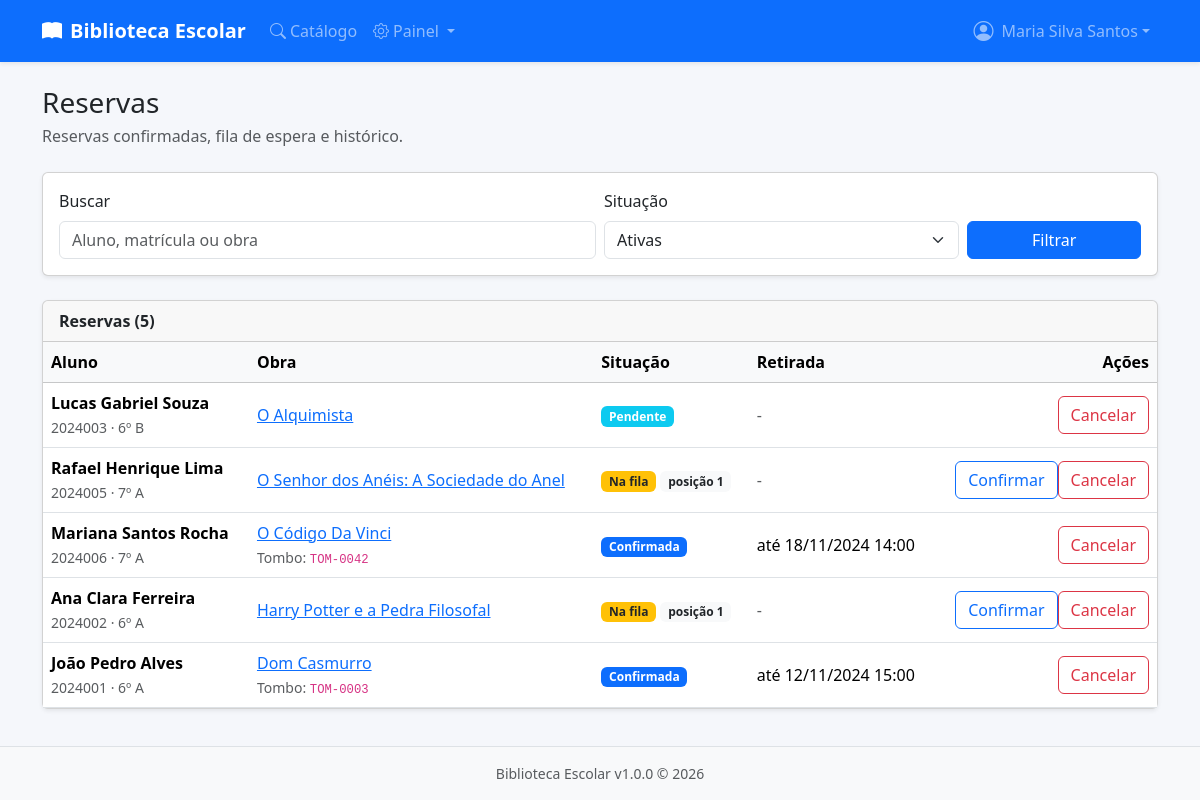
The app's page /public/reservas.php (signed in) with its own data.
### tables this page shows
CREATE TABLE IF NOT EXISTS `reservas` (
    `id` INT UNSIGNED NOT NULL AUTO_INCREMENT,
    `usuario_id` INT UNSIGNED NOT NULL,
    `obra_id` INT UNSIGNED NOT NULL,
    `exemplar_id` INT UNSIGNED DEFAULT NULL,
    `status` ENUM('pendente','confirmada','na_fila','expirada','cancelada','atendida') NOT NULL DEFAULT 'pendente',
    `posicao_fila` INT UNSIGNED DEFAULT NULL,
    `data_reserva` TIMESTAMP NOT NULL DEFAULT CURRENT_TIMESTAMP,
    `data_confirmacao` TIMESTAMP NULL DEFAULT NULL,
    `data_expiracao` TIMESTAMP NULL DEFAULT NULL,
    `data_atendimento` TIMESTAMP NULL DEFAULT NULL,
    `observacoes` TEXT DEFAULT NULL,
    PRIMARY KEY (`id`),
    KEY `idx_usuario_status` (`usuario_id`, `status`),
    KEY `idx_obra_status` (`obra_id`, `status`),
    KEY `idx_exemplar` (`exemplar_id`),
    CONSTRAINT `fk_reserva_usuario` FOREIGN KEY (`usuario_id`) REFERENCES `usuarios` (`id`) ON DELETE CASCADE,
    CONSTRAINT `fk_reserva_obra` FOREIGN KEY (`obra_id`) REFERENCES `obras` (`id`) ON DELETE CASCADE,
    CONSTRAINT `fk_reserva_exemplar` FOREIGN KEY (`exemplar_id`) REFERENCES `exemplares` (`id`) ON DELETE SET NULL
);

CREATE TABLE IF NOT EXISTS `usuarios` (
    `id` INT UNSIGNED NOT NULL AUTO_INCREMENT,
    `matricula` VARCHAR(20) NOT NULL,
    `nome` VARCHAR(120) NOT NULL,
    `email` VARCHAR(150) DEFAULT NULL,
    `turma` VARCHAR(20) DEFAULT NULL,
    `senha_hash` VARCHAR(255) NOT NULL,
    `tipo` ENUM('aluno','bibliotecario') NOT NULL DEFAULT 'aluno',
    `ativo` TINYINT(1) NOT NULL DEFAULT 1,
    `suspenso_ate` DATE DEFAULT NULL,
    `criado_em` TIMESTAMP NOT NULL DEFAULT CURRENT_TIMESTAMP,
    `atualizado_em` TIMESTAMP NOT NULL DEFAULT CURRENT_TIMESTAMP ON UPDATE CURRENT_TIMESTAMP,
    PRIMARY KEY (`id`),
    UNIQUE KEY `uk_matricula` (`matricula`),
    UNIQUE KEY `uk_email` (`email`),
    KEY `idx_tipo_ativo` (`tipo`, `ativo`)
);

CREATE TABLE IF NOT EXISTS `obras` (
    `id` INT UNSIGNED NOT NULL AUTO_INCREMENT,
    `titulo` VARCHAR(200) NOT NULL,
    `autor` VARCHAR(150) NOT NULL,
    `isbn` VARCHAR(20) DEFAULT NULL,
    `editora` VARCHAR(100) DEFAULT NULL,
    `ano` YEAR DEFAULT NULL,
    `categoria` VARCHAR(80) DEFAULT NULL,
    `sinopse` TEXT DEFAULT NULL,
    `capa` VARCHAR(255) DEFAULT NULL,
    `criado_em` TIMESTAMP NOT NULL DEFAULT CURRENT_TIMESTAMP,
    `atualizado_em` TIMESTAMP NOT NULL DEFAULT CURRENT_TIMESTAMP ON UPDATE CURRENT_TIMESTAMP,
    PRIMARY KEY (`id`),
    KEY `idx_titulo` (`titulo`),
    KEY `idx_autor` (`autor`),
    KEY `idx_categoria` (`categoria`),
    KEY `idx_isbn` (`isbn`)
);

CREATE TABLE IF NOT EXISTS `exemplares` (
    `id` INT UNSIGNED NOT NULL AUTO_INCREMENT,
    `obra_id` INT UNSIGNED NOT NULL,
    `tombo` VARCHAR(30) NOT NULL,
    `status` ENUM('disponivel','emprestado','reservado','manutencao') NOT NULL DEFAULT 'disponivel',
    `localizacao` VARCHAR(80) DEFAULT NULL,
    `observacoes` TEXT DEFAULT NULL,
    `criado_em` TIMESTAMP NOT NULL DEFAULT CURRENT_TIMESTAMP,
    `atualizado_em` TIMESTAMP NOT NULL DEFAULT CURRENT_TIMESTAMP ON UPDATE CURRENT_TIMESTAMP,
    PRIMARY KEY (`id`),
    UNIQUE KEY `uk_tombo` (`tombo`),
    KEY `idx_obra_status` (`obra_id`, `status`),
    CONSTRAINT `fk_exemplar_obra` FOREIGN KEY (`obra_id`) REFERENCES `obras` (`id`) ON DELETE CASCADE
);

### app/helpers/view.php (called while the page is built, shortened)
<?php
function view(string $arquivo, array $dados = []): void {
    extract($dados);
    require VIEWS_PATH . "/{$arquivo}.php";
    require VIEWS_PATH . '/layout.php';
}

### public/reservas.php (called while the page is built, shortened)
<?php
$db = db();
$status = $_GET['status'] ?? 'ativas';
$busca = trim($_GET['q'] ?? '');
$where = [];
$params = [];
if ($status === 'ativas') {
    $where[] = "r.status IN ('pendente','confirmada','na_fila')";
} elseif ($status !== 'todas' && $status !== '') {
    $where[] = 'r.status = ?';
    $params[] = $status;
}
$sql = "
    SELECT r.*, u.nome AS aluno, u.matricula, u.turma, o.titulo AS obra_titulo,
           x.tombo
    FROM reservas r
    JOIN usuarios u ON u.id = r.usuario_id
    JOIN obras o ON o.id = r.obra_id
    LEFT JOIN exemplares x ON x.id = r.exemplar_id
";
if ($where) {
    $sql .= ' WHERE ' . implode(' AND ', $where);
}
$sql .= ' ORDER BY r.data_reserva DESC, r.id DESC LIMIT 200';
$stmt = $db->prepare($sql);
$stmt->execute($params);
$reservas = $stmt->fetchAll();
$contagens = [];
foreach ($db->query("SELECT status, COUNT(*) AS total FROM reservas GROUP BY status") as $linha) {
    $contagens[$linha['status']] = (int)$linha['total'];
}
view('reservas', [
    'titulo' => 'Reservas',
    'reservas' => $reservas,
    'contagens' => $contagens,
    'status' => $status,
    'busca' => $busca,
]);

### views/reservas.php (the view, shortened to what this page needs)
<div class="d-flex flex-wrap justify-content-between align-items-center mb-4">
  <div>
    <h1 class="h3 mb-1">Reservas</h1>
    <p class="text-muted mb-0">Reservas confirmadas, fila de espera e histórico.</p>
  </div>
</div>
<div class="card shadow-sm mb-4">
  <div class="card-body">
    <form method="get" class="row g-2 align-items-end">
      <div class="col-md-6">
        <label class="form-label">Buscar</label>
        <input type="search" name="q" class="form-control" value="<?= e($busca) ?>" placeholder="Aluno, matrícula ou obra">
      </div>
      <div class="col-md-4">
        <label class="form-label">Situação</label>
        <select name="status" class="form-select" data-auto-submit>
          <?php foreach (['ativas' => 'Ativas', 'confirmada' => 'Confirmadas', 'na_fila' => 'Fila de espera', 'pendente' => 'Pendentes', 'expirada' => 'Expiradas', 'cancelada' => 'Canceladas', 'atendida' => 'Atendidas', 'todas' => 'Todas'] as $valor => $rotulo): ?>
            <option value="<?= $valor ?>" <?= $status === $valor ? 'selected' : '' ?>>
              <?= $rotulo ?><?= isset($contagens[$valor]) ? ' (' . (int)$contagens[$valor] . ')' : '' ?>
            </option>
          <?php endforeach; ?>
        </select>
      </div>
      <div class="col-md-2 d-grid">
        <button class="btn btn-primary">Filtrar</button>
      </div>
    </form>
  </div>
</div>
<div class="card shadow-sm">
  <div class="card-header fw-semibold">Reservas (<?= count($reservas) ?>)</div>
  <div class="card-body p-0">
    <div class="table-responsive">
      <table class="table table-hover mb-0">
        <thead class="table-light">
          <tr>
            <th>Aluno</th>
            <th>Obra</th>
            <th>Situação</th>
            <th>Retirada</th>
            <th class="text-end">Ações</th>
          </tr>
        </thead>
        <tbody>
        <?php foreach ($reservas as $reserva): ?>
          <tr>
            <td>
              <strong><?= e($reserva['aluno']) ?></strong><br>
              <small class="text-muted"><?= e($reserva['matricula']) ?><?= $reserva['turma'] ? ' · ' . e($reserva['turma']) : '' ?></small>
            </td>
            <td>
              <a href="<?= url('livro.php') ?>?id=<?= (int)$reserva['obra_id'] ?>"><?= e($reserva['obra_titulo']) ?></a>
              <?php if ($reserva['tombo']): ?>
                <br><small class="text-muted">Tombo: <code><?= e($reserva['tombo']) ?></code></small>
              <?php endif; ?>
            </td>
            <td>
              <?= status_badge($reserva['status']) ?>
              <?php if ($reserva['status'] === 'na_fila' && $reserva['posicao_fila']): ?>
                <span class="badge bg-light text-dark">posição <?= (int)$reserva['posicao_fila'] ?></span>
              <?php endif; ?>
            </td>
            <td>
              <?php if ($reserva['data_expiracao']): ?>
                até <?= e(format_datetime($reserva['data_expiracao'])) ?>
              <?php else: ?>
                <span class="text-muted">-</span>
              <?php endif; ?>
            </td>
            <td class="text-end">
              <div class="btn-group btn-group-sm">
                <?php if ($reserva['status'] === 'na_fila'): ?>
                  <form method="post">
                    <button class="btn btn-outline-primary">Confirmar</button>
                  </form>
                <?php endif; ?>
                <?php if (in_array($reserva['status'], ['pendente', 'confirmada', 'na_fila'], true)): ?>
                  <form method="post">
                    <button class="btn btn-outline-danger">Cancelar</button>
                  </form>
                <?php endif; ?>
              </div>
            </td>
          </tr>
        <?php endforeach; ?>
        </tbody>
      </table>
    </div>
  </div>
</div>

### app/helpers/functions.php (shortened to what this page needs)
<?php
function e(string $value): string {
    return htmlspecialchars($value, ENT_QUOTES, 'UTF-8');
}
function url(string $caminho = ''): string {
    $base = rtrim(APP_URL, '/');
    return $base . '/' . ltrim($caminho, '/');
}
function format_datetime(?string $datetime, string $format = 'd/m/Y H:i'): string {
    try {
        return (new DateTime($datetime))->format($format);
    } catch (Exception) {
        return '-';
    }
}
function status_badge(string $status): string {
    $classes = [
        'disponivel' => 'bg-success',
        'emprestado' => 'bg-danger',
        'reservado' => 'bg-warning text-dark',
        'manutencao' => 'bg-secondary',
        'pendente' => 'bg-info',
        'confirmada' => 'bg-primary',
        'na_fila' => 'bg-warning text-dark',
        'expirada' => 'bg-secondary',
        'cancelada' => 'bg-dark',
        'atendida' => 'bg-success',
    ];
    $labels = [
        'disponivel' => 'Disponível',
        'emprestado' => 'Emprestado',
        'reservado' => 'Reservado',
        'manutencao' => 'Manutenção',
        'pendente' => 'Pendente',
        'confirmada' => 'Confirmada',
        'na_fila' => 'Na fila',
        'expirada' => 'Expirada',
        'cancelada' => 'Cancelada',
        'atendida' => 'Atendida',
    ];
    $class = $classes[$status] ?? 'bg-secondary';
    $label = $labels[$status] ?? ucfirst($status);
    return "<span class=\"badge $class\">$label</span>";
}

### public/assets/css/style.css (style rules this page uses)
:root { --be-primary: #0d6efd; --be-bg: #f5f7fb; }
body { background-color: var(--be-bg); min-height: 100vh; display: flex; flex-direction: column; }
.table th { white-space: nowrap; }
.table td { vertical-align: middle; }
.badge { font-size: .75rem; font-weight: 600; }

### records on screen
reservas: usuario.nome "Lucas Gabriel Souza", usuario.matricula "2024003", usuario.turma "6º B", obra.titulo "O Alquimista", status "Pendente"
reservas: usuario.nome "Rafael Henrique Lima", usuario.matricula "2024005", usuario.turma "7º A", obra.titulo "O Senhor dos Anéis: A Sociedade do Anel", status "Na fila", posicao_fila "1"
reservas: usuario.nome "Mariana Santos Rocha", usuario.matricula "2024006", usuario.turma "7º A", obra.titulo "O Código Da Vinci", exemplar.tombo "TOM-0042", status "Confirmada", data_expiracao "18/11/2024 14:00"
reservas: usuario.nome "Ana Clara Ferreira", usuario.matricula "2024002", usuario.turma "6º A", obra.titulo "Harry Potter e a Pedra Filosofal", status "Na fila", posicao_fila "1"
reservas: usuario.nome "João Pedro Alves", usuario.matricula "2024001", usuario.turma "6º A", obra.titulo "Dom Casmurro", exemplar.tombo "TOM-0003", status "Confirmada", data_expiracao "12/11/2024 15:00"

### other values on screen
APP_NAME "Biblioteca Escolar"
usuario_logado()['nome'] "Maria Silva Santos"
count($reservas) "5"
APP_VERSION "1.0.0"
form field status "Ativas"
